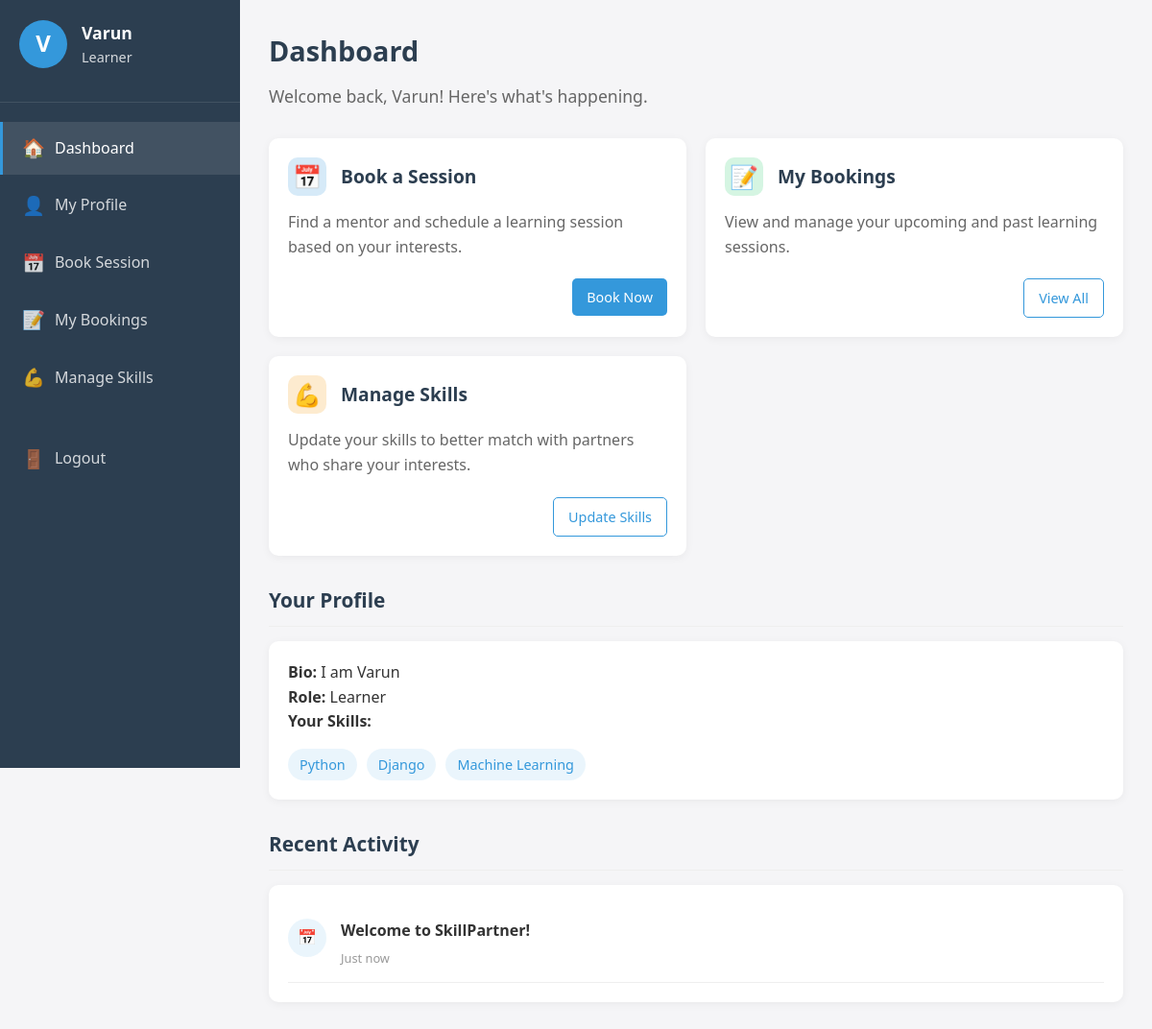
/dashboard/ (signed in), run on the app's committed database.
### accounts/models.py (models this page shows, shortened)
class Profile(models.Model):
    USER_TYPES = [
        ('learner', 'Learner'),
        ('mentor', 'Mentor'),
    ]
    user = models.OneToOneField(User, on_delete=models.CASCADE)
    bio = models.TextField(blank=True)
    user_type = models.CharField(max_length=10, choices=USER_TYPES)
    skills = models.ManyToManyField(Skill, blank=True)

class Skill(models.Model):
    name = models.CharField(max_length=100)

### accounts/views.py (the view)
# urls.py: path('dashboard/', views.dashboard, name='dashboard'),
@login_required(login_url='login')
def dashboard(request):
    user = request.user
    if not hasattr(user, 'profile'):
        return redirect('profile')  # Redirect to profile creation if no profile exists
    return render(request, 'accounts/dashboard.html')

### accounts/templates/accounts/dashboard.html (shortened to what this page needs)
{% load static %}
<!DOCTYPE html>
<html lang="en">
<head>
</head>
<body>
    <div class="dashboard">
        <aside class="sidebar">
            <div class="sidebar-header">
                <div class="user-info">
                    <div class="user-avatar">
                        {{ user.username|slice:":1"|upper }}
                    </div>
                    <div>
                        <div class="user-name">{{ user.username|truncatechars:15 }}</div>
                        <div class="user-role">{{ user.profile.user_type|title }}</div>
                    </div>
                </div>
            </div>
            <ul class="nav-menu">
                <li class="nav-item">
                    <a href="{% url 'dashboard' %}" class="nav-link active">
                        <span class="nav-icon">🏠</span> Dashboard
                    </a>
                </li>
                <li class="nav-item">
                    <a href="{% url 'profile' %}" class="nav-link">
                        <span class="nav-icon">👤</span> My Profile
                    </a>
                </li>
                <li class="nav-item">
                    <a href="{% url 'book_appointment' %}" class="nav-link">
                        <span class="nav-icon">📅</span> Book Session
                    </a>
                </li>
                <li class="nav-item">
                    <a href="{% url 'view_bookings' %}" class="nav-link">
                        <span class="nav-icon">📝</span> My Bookings
                    </a>
                </li>
                <li class="nav-item">
                    <a href="{% url 'manage_skills' %}" class="nav-link">
                        <span class="nav-icon">💪</span> Manage Skills
                    </a>
                </li>
                <li class="nav-item logout-link">
                    <a href="{% url 'logout' %}" class="nav-link">
                        <span class="nav-icon">🚪</span> Logout
                    </a>
                </li>
            </ul>
        </aside>
        <main class="main-content">
            <div class="page-header">
                <h1 class="page-title">Dashboard</h1>
                <p class="page-subtitle">Welcome back, {{ user.username }}! Here's what's happening.</p>
            </div>
            <div class="dashboard-grid">
                <div class="card">
                    <div class="card-header">
                        <div class="card-icon blue">📅</div>
                        <h3 class="card-title">Book a Session</h3>
                    </div>
                    <div class="card-content">
                        <p>Find a mentor and schedule a learning session based on your interests.</p>
                    </div>
                    <div class="card-footer">
                        <a href="{% url 'book_appointment' %}" class="btn btn-primary">Book Now</a>
                    </div>
                </div>
                <div class="card">
                    <div class="card-header">
                        <div class="card-icon green">📝</div>
                        <h3 class="card-title">My Bookings</h3>
                    </div>
                    <div class="card-content">
                        <p>View and manage your upcoming and past learning sessions.</p>
                    </div>
                    <div class="card-footer">
                        <a href="{% url 'view_bookings' %}" class="btn btn-outline">View All</a>
                    </div>
                </div>
                <div class="card">
                    <div class="card-header">
                        <div class="card-icon orange">💪</div>
                        <h3 class="card-title">Manage Skills</h3>
                    </div>
                    <div class="card-content">
                        <p>Update your skills to better match with partners who share your interests.</p>
                    </div>
                    <div class="card-footer">
                        <a href="{% url 'manage_skills' %}" class="btn btn-outline">Update Skills</a>
                    </div>
                </div>
            </div>
            <div class="stats-section">
                <h2 class="section-title">Your Profile</h2>
                <div class="card">
                    <p><strong>Bio:</strong> {% if user.profile.bio %}{{ user.profile.bio|truncatewords:30 }}{% else %}No bio added yet. <a href="{% url 'profile' %}">Add one now</a>{% endif %}</p>
                    <p><strong>Role:</strong> {{ user.profile.user_type|title }}</p>
                    <div>
                        <strong>Your Skills:</strong>
                        <div class="skills-container">
                            {% for skill in user.profile.skills.all %}
                                <span class="skill-tag">{{ skill.name }}</span>
                            {% empty %}
                                <p>No skills added yet. <a href="{% url 'manage_skills' %}">Add skills</a></p>
                            {% endfor %}
                        </div>
                    </div>
                </div>
            </div>
            <div class="recent-activity">
                <h2 class="section-title">Recent Activity</h2>
                <div class="card">
                    <ul class="activity-list">
                        <li class="activity-item">
                            <div class="activity-icon">📅</div>
                            <div class="activity-content">
                                <div class="activity-title">Welcome to SkillPartner!</div>
                                <div class="activity-time">Just now</div>
                            </div>
                        </li>
                    </ul>
                </div>
            </div>
        </main>
    </div>
</body>
</html>

### accounts/templates/accounts/dashboard.html (style rules this page uses)
:root { --primary-color: #3498db; --secondary-color: #2c3e50; --accent-color: #e74c3c; --light-color: #ecf0f1; --dark-color: #34495e; --success-color: #2ecc71; --warning-color: #f39c12; --danger-color: #e74c3c; }
* { margin: 0; padding: 0; box-sizing: border-box; }
body { font-family: 'Segoe UI', Tahoma, Geneva, Verdana, sans-serif; line-height: 1.6; color: #333; background-color: #f5f5f7; min-height: 100vh; }
.dashboard { display: grid; grid-template-columns: 250px 1fr; min-height: 100vh; }
.sidebar { background-color: var(--secondary-color); color: white; padding: 20px 0; position: fixed; width: 250px; height: 100vh; overflow-y: auto; }
.sidebar-header { padding: 0 20px 20px; border-bottom: 1px solid rgba(255, 255, 255, 0.1); margin-bottom: 20px; }
.user-info { display: flex; align-items: center; margin-bottom: 15px; }
.user-avatar { width: 50px; height: 50px; border-radius: 50%; background-color: var(--primary-color); display: flex; align-items: center; justify-content: center; font-size: 1.5rem; font-weight: bold; margin-right: 15px; }
.user-name { font-weight: 600; font-size: 1.1rem; }
.user-role { font-size: 0.9rem; opacity: 0.8; }
.nav-menu { list-style: none; }
.nav-item { margin-bottom: 5px; }
.nav-link { display: flex; align-items: center; padding: 12px 20px; color: rgba(255, 255, 255, 0.8); text-decoration: none; transition: all 0.3s ease; border-left: 3px solid transparent; }
.nav-link:hover, .nav-link.active { background-color: rgba(255, 255, 255, 0.1); color: white; border-left-color: var(--primary-color); }
.nav-icon { margin-right: 10px; font-size: 1.2rem; }
.logout-link { margin-top: 30px; color: rgba(255, 255, 255, 0.7); }
.main-content { grid-column: 2; padding: 30px; }
.page-header { margin-bottom: 30px; }
.page-title { font-size: 1.8rem; color: var(--secondary-color); margin-bottom: 10px; }
.page-subtitle { color: #666; font-size: 1.1rem; }
.dashboard-grid { display: grid; grid-template-columns: repeat(auto-fit, minmax(300px, 1fr)); gap: 20px; margin-bottom: 30px; }
.card { background-color: white; border-radius: 10px; box-shadow: 0 2px 10px rgba(0, 0, 0, 0.05); padding: 20px; transition: transform 0.3s ease, box-shadow 0.3s ease; }
.card-header { display: flex; align-items: center; margin-bottom: 15px; }
.card-icon { width: 40px; height: 40px; border-radius: 10px; display: flex; align-items: center; justify-content: center; font-size: 1.5rem; margin-right: 15px; }
.card-icon.blue { background-color: rgba(52, 152, 219, 0.2); color: var(--primary-color); }
.card-icon.green { background-color: rgba(46, 204, 113, 0.2); color: var(--success-color); }
.card-icon.orange { background-color: rgba(243, 156, 18, 0.2); color: var(--warning-color); }
.card-title { font-size: 1.2rem; font-weight: 600; color: var(--secondary-color); }
.card-content { color: #666; margin-bottom: 20px; }
.card-footer { display: flex; justify-content: flex-end; }
.btn { display: inline-block; padding: 8px 15px; border-radius: 5px; text-decoration: none; font-weight: 500; font-size: 0.9rem; transition: all 0.3s ease; }
.btn-primary { background-color: var(--primary-color); color: white; }
.btn-outline { border: 1px solid var(--primary-color); color: var(--primary-color); background-color: transparent; }
.stats-section { margin-bottom: 30px; }
.section-title { font-size: 1.3rem; color: var(--secondary-color); margin-bottom: 15px; padding-bottom: 10px; border-bottom: 1px solid #eee; }
.skills-container { display: flex; flex-wrap: wrap; gap: 10px; margin-top: 15px; }
.skill-tag { background-color: rgba(52, 152, 219, 0.1); color: var(--primary-color); padding: 5px 12px; border-radius: 20px; font-size: 0.9rem; }
.recent-activity { margin-top: 30px; }
.activity-list { list-style: none; }
.activity-item { display: flex; padding: 15px 0; border-bottom: 1px solid #eee; }
.activity-icon { width: 40px; height: 40px; border-radius: 50%; background-color: rgba(52, 152, 219, 0.1); color: var(--primary-color); display: flex; align-items: center; justify-content: center; margin-right: 15px; flex-shrink: 0; }
.activity-content { flex: 1; }
.activity-title { font-weight: 600; margin-bottom: 5px; }
.activity-time { font-size: 0.8rem; color: #999; }

### data on the page
Skill: name "Python"
Skill: name "Django"
Skill: name "Machine Learning"

### other printed values
{{ user.username|slice:":1"|upper }} "V"
{{ user.username|truncatechars:15 }} "Varun"
{{ user.profile.user_type|title }} "Learner"
{{ user.username }} "Varun"
{{ user.profile.bio|truncatewords:30 }} "I am Varun"
